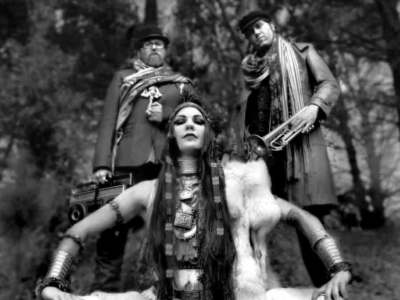
#> input picture video/music.png, 400 x 300 px, given in place of the camera
$ python detectAndBlur_faces_video.py   (Python 2 division)   (older library calls are emulated)
#> lines starting #> are read from the running program, lines starting #| are printed output that depends on the picture
#!/usr/bin/python
# -*- coding: utf-8 -*-

"""
Detect faces on the frame and blur them.

@author: carlos torres <carlitos408@gmail.com>
"""
import cv2, cv
import numpy as np

## Setup and Train the Classifier
# #Specify the trained cascade classifier
#face_cascade_name = "./haarcascade_frontalface_alt.xml"
# #Create a cascade classifier
#face_cascade = cv2.CascadeClassifier()
# #Load the specified classifier
#face_cascade.load(face_cascade_name)
face_cascade = cv2.CascadeClassifier('haarcascade_frontalface_default.xml')
eye_cascade  = cv2.CascadeClassifier('haarcascade_eye.xml')

## Setup video capture:
capture_size=(640,420)  # define webcam-display dimensions
#capture_size=(1280,840)  # define webcam-display dimensions
cap = cv2.VideoCapture(0)
cap.set(cv.CV_CAP_PROP_FRAME_WIDTH, capture_size[0])
cap.set(cv.CV_CAP_PROP_FRAME_HEIGHT,capture_size[1])
ret,img = cap.read()
#> img is the input picture: shape (300, 400, 3); min 0, max 255, mean 75.1

done = False
while not done:

    #Load and Preprocess the image
    # image = cv2.imread(imagepath) # for local image
    # result_image = image.copy()
    result_image = img.copy()
    if ret:
        grey = cv2.cvtColor(img, cv2.COLOR_BGR2GRAY)
        grey = cv2.equalizeHist(grey)
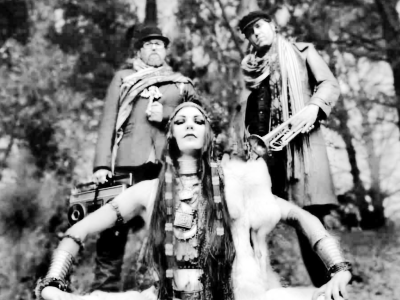
#> grey: shape (300, 400); min 0, max 255, mean 125.1

        #Run the classifiers
        #faces = face_cascade.detectMultiScale(grey, 1.1, 2, 0|cv2.cv.CV_HAAR_SCALE_IMAGE, (30, 30))
        #faces = face_cascade.detectMultiScale(grey, 1.3, 5)
        faces = face_cascade.detectMultiScale(
            grey,
            scaleFactor=1.1,
            minNeighbors=5,
            minSize=(30, 30),
            flags = cv2.cv.CV_HAAR_SCALE_IMAGE
        )
#> faces = [[166, 103, 50, 50], [304, 129, 50, 50]]

        print "Faces detected"

        if len(faces) != 0:         # If there are faces in the images
            for (x,y,w,h) in faces: # for each face in faces
                cv2.rectangle(img,(x,y),(x+w,y+h),(255,0,0),2)
                roi_grey = grey[y:y+h, x:x+w]
                roi_color = img[y:y+h, x:x+w]
#> (the run stopped early here; a loop or call above may not have finished)
